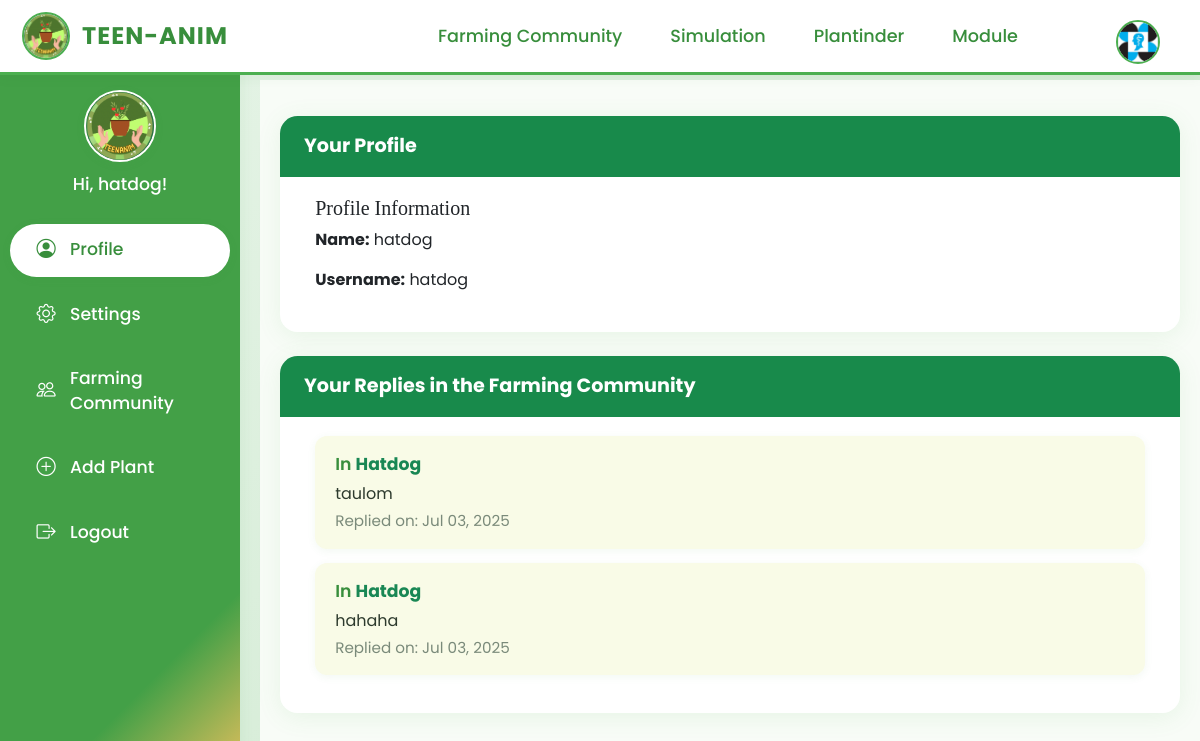
The page /php/Admin/agriculturistpage.php (signed in) on the database its author committed.
### tables this page shows
CREATE TABLE `users` (
  `user_id` int(11) NOT NULL,
  `name` varchar(100) NOT NULL,
  `username` varchar(100) NOT NULL,
  `password` varchar(255) NOT NULL,
  `role` enum('student','admin','agriculturist') NOT NULL,
  `date_created` timestamp NOT NULL DEFAULT current_timestamp(),
  `status` varchar(10) DEFAULT 'active',
  `profile_picture` varchar(255) DEFAULT NULL
);

CREATE TABLE `reply` (
  `reply_id` int(11) NOT NULL,
  `question_id` int(11) NOT NULL,
  `user_id` int(11) NOT NULL,
  `body` text NOT NULL,
  `created_at` datetime DEFAULT current_timestamp(),
  `updated_at` datetime DEFAULT NULL
);

CREATE TABLE `questions` (
  `question_id` int(11) NOT NULL,
  `user_id` int(11) NOT NULL,
  `title` varchar(255) NOT NULL,
  `body` text NOT NULL,
  `image_path` varchar(255) DEFAULT NULL,
  `created_at` datetime DEFAULT current_timestamp(),
  `updated_at` datetime DEFAULT NULL
);

### php/Admin/agriculturistpage.php (the view, shortened to what this page needs)
<?php
    include '../connection.php';
    $sql = "SELECT * FROM users WHERE user_id = {$_SESSION['user_id']}";
    $result = $conn->query($sql);
    if ($result->num_rows > 0) {
        $user = $result->fetch_assoc();
    } else {
        echo "User details not found.";
        exit();
    }
    $reply_sql = "SELECT r.*, q.title FROM reply r
                  JOIN questions q ON r.question_id = q.question_id
                  WHERE r.user_id = {$_SESSION['user_id']} ORDER BY r.created_at DESC";
    $reply_result = $conn->query($reply_sql);
    $active_section = isset($_GET['section']) ? $_GET['section'] : 'profile';
?>
<!DOCTYPE html>
<html lang="en">
<head>
    <link rel="stylesheet" href="https://cdn.jsdelivr.net/npm/bootstrap@5.3.3/dist/css/bootstrap.min.css">
    <link rel="stylesheet" href="https://cdn.jsdelivr.net/npm/bootstrap-icons@1.10.5/font/bootstrap-icons.css">
    <link rel="stylesheet" href="../../css/homepage.css">
</head>
<body>
<?php include '../navbar.php'; ?>
<div class="agri-sidebar">
    <img src="../../images/clearteenalogo.png" class="avatar" alt="User Avatar">
    <div class="welcome">Hi, <?php echo htmlspecialchars($user['name']); ?>!</div>
    <nav class="nav flex-column w-100 mt-2">
        <a class="nav-link<?php echo ($active_section == 'profile') ? ' active' : ''; ?>" href="?section=profile"><i class="bi bi-person-circle"></i> Profile</a>
        <a class="nav-link<?php echo ($active_section == 'settings') ? ' active' : ''; ?>" href="?section=settings"><i class="bi bi-gear"></i> Settings</a>
        <a class="nav-link" href="../Forum/community.php"><i class="bi bi-people"></i> Farming Community</a>
        <a class="nav-link<?php echo ($active_section == 'add-plant') ? ' active' : ''; ?>" href="?section=add-plant"><i class="bi bi-plus-circle"></i> Add Plant</a>
        <a class="nav-link" href="../logout.php"><i class="bi bi-box-arrow-right"></i> Logout</a>
    </nav>
</div>
<div class="agri-main-content d-flex justify-content-center">
    <div style="max-width: 900px; width: 100%;">
        <?php if ($active_section == 'profile'): ?>
            <div class="agri-card mb-4">
                <div class="agri-card-header">Your Profile</div>
                <div>
                    <h5>Profile Information</h5>
                    <p><strong>Name:</strong> <?php echo htmlspecialchars($user['name']); ?></p>
                    <p><strong>Username:</strong> <?php echo htmlspecialchars($user['username']); ?></p>
                </div>
            </div>
            <div class="agri-card mb-2">
                <div class="agri-card-header">Your Replies in the Farming Community</div>
                <div>
                    <?php if ($reply_result->num_rows > 0): ?>
                        <?php while ($reply = $reply_result->fetch_assoc()): ?>
                            <div class="agri-reply-card">
                                <div class="agri-reply-title">
                                    In <a href="../Forum/thread.php?id=<?php echo $reply['question_id']; ?>" class="text-decoration-none text-success fw-bold"><?php echo htmlspecialchars($reply['title']); ?></a>
                                </div>
                                <div class="agri-reply-body"><?php echo htmlspecialchars($reply['body']); ?></div>
                                <div class="agri-reply-date">Replied on: <?php echo date('M d, Y', strtotime($reply['created_at'])); ?></div>
                            </div>
                        <?php endwhile; ?>
                    <?php else: ?>
                        <p>No replies found.</p>
                    <?php endif; ?>
                </div>
            </div>
        <?php endif; ?>
    </div>
</div>
<link rel="stylesheet" href="https://cdn.jsdelivr.net/npm/bootstrap-icons@1.10.5/font/bootstrap-icons.css">
</body>
</html>

### php/navbar.php (shortened to what this page needs)
<?php
$base = '';
if (strpos($_SERVER['PHP_SELF'], 'Admin/') !== false) {
    $base = '../../';
} elseif (strpos($_SERVER['PHP_SELF'], 'Forum/') !== false) {
    $base = '../../';
} elseif (strpos($_SERVER['PHP_SELF'], 'php/') !== false) {
    $base = '../';
} else {
    $base = '';
}
$current_page = basename($_SERVER['PHP_SELF']);
$current_path = $_SERVER['PHP_SELF'];
function isActiveLink($link_path, $current_path, $current_page) {
    return false;
}
?>
<nav class="navbar navbar-expand-lg fixed-top navbar-modern w-100">
  <div class="container-fluid">
    <?php if (!isset($_SESSION['logged_in']) || $_SESSION['logged_in'] !== true): ?>
      <?php
        $is_login_page = strpos($_SERVER['PHP_SELF'], 'login.php') !== false;
      ?>
      <div class="d-flex w-100 align-items-center">
        <a class="navbar-brand me-auto" href="<?php echo $base; ?>index.php">
          <img src="<?php echo $base; ?>images/clearteenalogo.png" class="teenanimlogo" alt="home logo">
          TEEN-ANIM
        </a>
        <?php if (!$is_login_page): ?>
        <div class="flex-grow-1 d-flex justify-content-center">
          <a href="<?php echo $base; ?>php/login.php" class="btn btn-signin">Sign In</a>
        </div>
        <div style="width: 120px;"></div>
        <?php else: ?>
        <div class="flex-grow-1"></div>
        <div style="width: 120px;"></div>
        <?php endif; ?>
      </div>
    <?php else: ?>
      <a class="navbar-brand" href="<?php echo $base; ?>index.php">
        <img src="<?php echo $base; ?>images/clearteenalogo.png" class="teenanimlogo" alt="home logo">
        TEEN-ANIM
      </a>
      <div class="collapse navbar-collapse" id="navbarNav">
        <ul class="navbar-nav justify-content-center w-100 align-items-lg-center">
          <li class="nav-item">
            <a class="nav-link <?php echo isActiveLink('community.php', $current_path, $current_page) ? 'active' : ''; ?>" href="<?php echo $base; ?>php/Forum/community.php">Farming Community</a>
          </li>
          <li class="nav-item">
            <a class="nav-link <?php echo isActiveLink('simulator.php', $current_path, $current_page) ? 'active' : ''; ?>" href="<?php echo $base; ?>php/simulator.php">Simulation</a>
          </li>
          <li class="nav-item">
            <a class="nav-link <?php echo isActiveLink('plantinder.php', $current_path, $current_page) ? 'active' : ''; ?>" href="<?php echo $base; ?>php/plantinder.php">Plantinder</a>
          </li>
          <li class="nav-item">
            <a class="nav-link <?php echo isActiveLink('modulepage.php', $current_path, $current_page) ? 'active' : ''; ?>" href="<?php echo $base; ?>php/modulepage.php">Module</a>
          </li>
        </ul>
      </div>
    <?php endif; ?>
  </div>
</nav>
<?php if (isset($_SESSION['logged_in']) && $_SESSION['logged_in'] === true): ?>
  <?php
    include_once dirname(__FILE__) . '/connection.php';
    $user_id = $_SESSION['user_id'];
    $profile_pic = '';
    $sql = "SELECT name, profile_picture FROM users WHERE user_id = ?";
    if ($stmt = $conn->prepare($sql)) {
      $stmt->bind_param("i", $user_id);
      $stmt->execute();
      $stmt->bind_result($name, $profile_picture);
      if ($stmt->fetch()) {
        $profile_pic = !empty($profile_picture) ? $base . "images/profile_pics/" . htmlspecialchars($profile_picture) : $base . "images/clearteenalogo.png";
      } else {
        $profile_pic = $base . "images/clearteenalogo.png";
      }
    } else {
      $profile_pic = $base . "images/clearteenalogo.png";
    }
  ?>
  <div class="profile-dropdown-topright position-fixed" style="top: 20px; right: 40px; z-index: 2000;">
    <div class="dropdown">
      <a class="btn btn-profile d-flex align-items-center p-0" href="#" id="profileDropdownTop" role="button" data-bs-toggle="dropdown" aria-expanded="false" style="background: none; border: none;">
        <img src="<?php echo $profile_pic; ?>" alt="Profile" class="profile-pic-navbar" style="width: 44px; height: 44px; border-radius: 50%; object-fit: cover; border: 2px solid #4caf50; background: #fff;">
      </a>
    </div>
  </div>
<?php endif; ?>

### css/homepage.css (style rules this page uses)
body, .container-fluid { margin: 0; padding: 0; overflow-x: hidden; font-family: 'Poppins', sans-serif; }
h1, h2, h3, h4, h5, h6, .brand, .navbar-brand { font-family: 'Irish Grover', cursive; }
.teenanimlogo { height: 50px; width: 50px; object-fit: cover; margin-left: 10px ; margin-bottom: 0px; }
.navbar-brand { font-family: 'Poppins', sans-serif !important; font-weight: bold !important; font-size: 1.5rem !important; color: #388e3c !important; letter-spacing: 1px !important; display: flex; align-items: center; }
.agri-sidebar { background: linear-gradient(135deg, #43a047 80%, #f7c35f 100%); box-shadow: 2px 0 12px rgba(67,160,71,0.08); min-height: 100vh; width: 240px; position: fixed; left: 0; top: 0; z-index: 100; display: flex; flex-direction: column; align-items: center; padding-top: 90px; padding-left: 10px; padding-right: 10px; }
.agri-sidebar .avatar { width: 72px; height: 72px; border-radius: 50%; object-fit: cover; margin-bottom: 10px; border: 2.5px solid #fff; box-shadow: 0 2px 8px rgba(67,160,71,0.10); }
.agri-sidebar .welcome { color: #fff; font-size: 1.08rem; font-weight: 500; margin-bottom: 18px; text-align: center; }
.agri-sidebar .nav { width: 100%; }
.agri-sidebar .nav-link { color: #fff; font-size: 1.08rem; padding: 12px 24px; border-radius: 2rem; margin-bottom: 12px; display: flex; align-items: center; gap: 12px; transition: background 0.18s, color 0.18s, box-shadow 0.18s; font-weight: 500; position: relative; z-index: 1; }
.agri-sidebar .nav-link.active { background: #fff; color: #388e3c !important; box-shadow: 0 2px 8px rgba(67,160,71,0.10); }
.agri-sidebar .nav-link i { font-size: 1.2rem; min-width: 24px; text-align: center; }
.agri-main-content { margin-left: 260px; padding: 36px 18px 18px 18px; min-height: 100vh; background: #f8fcf7; transition: margin 0.2s; }
.agri-card { border-radius: 1.1rem; box-shadow: 0 4px 24px rgba(76,175,80,0.10); background: #fff; margin-bottom: 2rem; padding: 2rem 2.2rem 1.5rem 2.2rem; transition: box-shadow 0.18s; }
.agri-card-header { background: #188a4b; color: #fff; border-radius: 1.1rem 1.1rem 0 0; padding: 1rem 1.5rem; font-size: 1.2rem; font-weight: 700; margin: -2rem -2.2rem 1.2rem -2.2rem; }
.agri-reply-card { background: #f9fbe7; border-radius: 12px; box-shadow: 0 2px 8px rgba(67,160,71,0.07); padding: 16px 20px; margin-bottom: 14px; text-align: left; transition: box-shadow 0.2s, background 0.2s; }
.agri-reply-title { font-weight: 600; color: #388e3c; font-size: 1.08rem; margin-bottom: 4px; }
.agri-reply-body { color: #2d3a2d; margin-bottom: 4px; }
.agri-reply-date { font-size: 0.95rem; color: #7a8a7a; }
.agri-card, .agri-reply-card, .agri-add-plant-form { animation: fadeInUp 0.7s cubic-bezier(.39,.575,.565,1) both; }
.navbar-modern { background: #fff !important; box-shadow: 0 2px 12px rgba(60, 120, 60, 0.08); border-bottom: 3px solid #4caf50; padding-top: 0.5rem; padding-bottom: 0.5rem; z-index: 1050; }
.navbar-modern .teenanimlogo { width: 48px; height: 48px; border-radius: 50%; object-fit: cover; margin-right: 12px; border: 2px solid #4caf50; background: #fff; }
.navbar-modern .navbar-nav .nav-link { color: #388e3c !important; font-weight: 500; font-size: 1.1rem; margin: 0 0.5rem; position: relative; transition: color 0.2s; }
.navbar-modern .navbar-nav .nav-link::after { content: ''; display: block; width: 0; height: 2px; background: #4caf50; transition: width 0.3s; position: absolute; left: 0; bottom: -4px; }

### php/Admin/agriculturistpage.php (style rules this page uses)
body { background: linear-gradient(135deg, #e8f5e9 0%, #c8e6c9 100%); min-height: 100vh; font-family: 'Poppins', sans-serif; }

### rows shown on the page
users: profile_picture (picture), name "hatdog", username "hatdog"
reply: question.title "Hatdog", body "taulom", created_at "Jul 03, 2025"
reply: question.title "Hatdog", body "hahaha", created_at "Jul 03, 2025"
